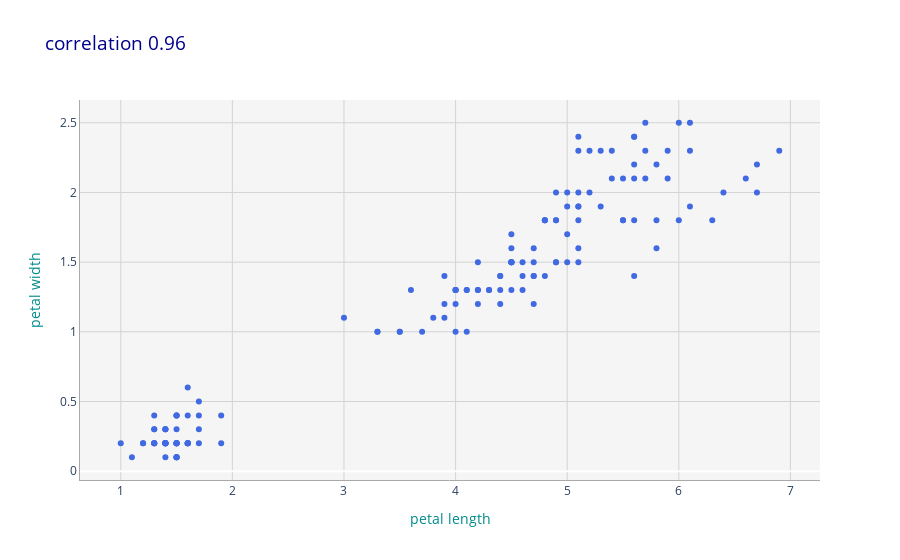

Notebook code cell kept with this figure:
### Code cell
fig=go.Figure(go.Scatter(x=df.petal_length,y=df.petal_width,mode='markers',
                        marker_color='royalblue'))
fig.update_layout(title=dict(text='correlation 0.96',font_color='darkblue',font_size=19),
                 xaxis=dict(title='petal length',title_font={'size':14,'color':'darkcyan'}),
                 yaxis=dict(title='petal width',title_font={'size':14,'color':'darkcyan'}),
                 plot_bgcolor='whitesmoke')
fig.update_xaxes(showline=True,linewidth=1,linecolor='darkgrey',gridcolor='lightgrey',gridwidth=1)
fig.update_yaxes(showline=True,linewidth=1,linecolor='darkgrey',gridcolor='lightgrey',gridwidth=1)
fig.show()

### Figure 1 — Plotly figure (JSON) as saved in the notebook; plotly's stock layout.template omitted (floating-point values rounded to 4 significant figures; data arrays with more than 128 entries replaced by an {"elided": "..."} marker saying what was removed)
{"data": [{"marker": {"color": "royalblue"}, "mode": "markers", "type": "scatter", "x": {"elided": "150 float values"}, "y": {"elided": "150 float values"}}], "layout": {"plot_bgcolor": "whitesmoke", "title": {"font": {"color": "darkblue", "size": 19}, "text": "correlation 0.96"}, "xaxis": {"gridcolor": "lightgrey", "gridwidth": 1, "linecolor": "darkgrey", "linewidth": 1, "showline": true, "title": {"font": {"color": "darkcyan", "size": 14}, "text": "petal length"}}, "yaxis": {"gridcolor": "lightgrey", "gridwidth": 1, "linecolor": "darkgrey", "linewidth": 1, "showline": true, "title": {"font": {"color": "darkcyan", "size": 14}, "text": "petal width"}}}}
